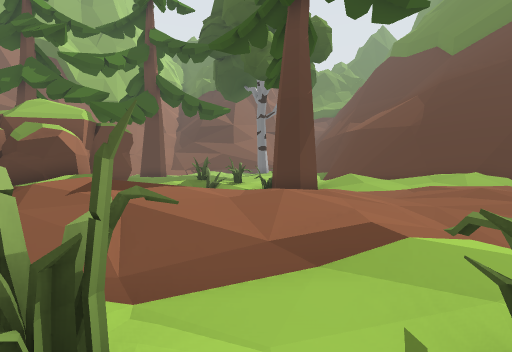
View 1 (above)

24 first-person views from a walk through a scene from a Unity 3-D project. The camera is 1.5 m above the floor, tilts 2° down and sees 90° across. The floor is counted in squares, 2 m on a side. Each view is taken from the middle of a square. On the plan, view 1 faces up. The plan holds only what a view shows up to about 9 squares ahead; the rest is blank. The place goes on beyond the plan. Some animated figures are not drawn.

View 2
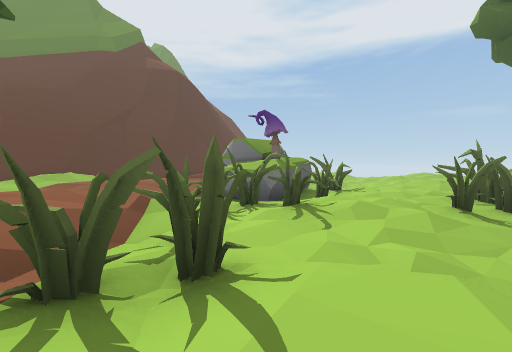

View 3
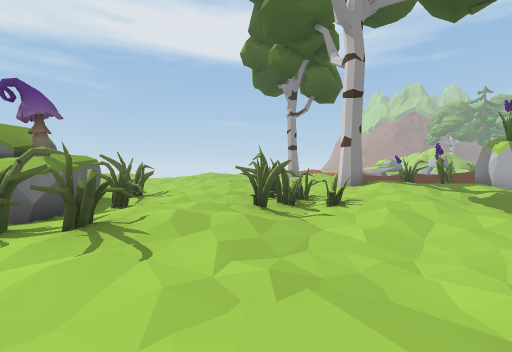

View 4
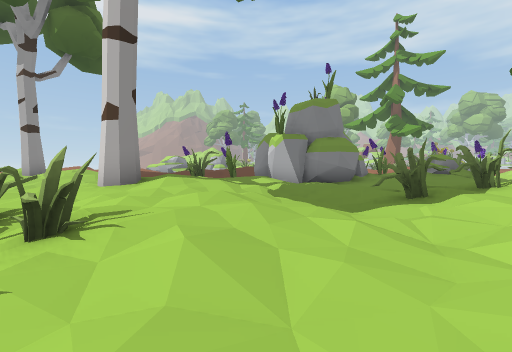

View 5
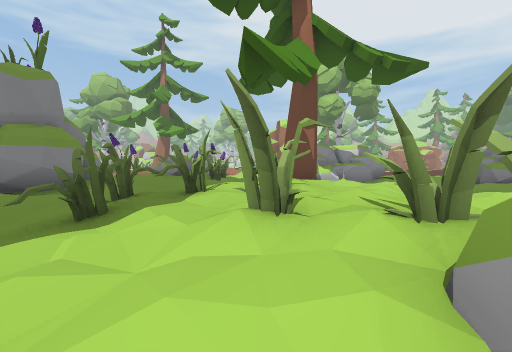

View 6
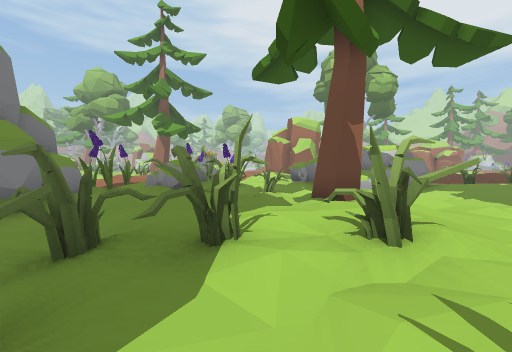

View 7
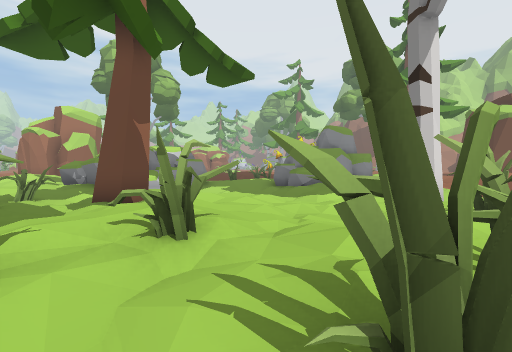

View 8
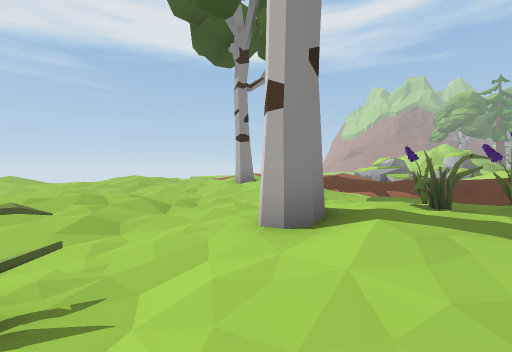

View 9
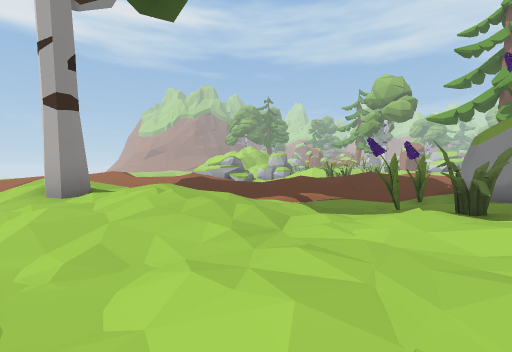

View 10
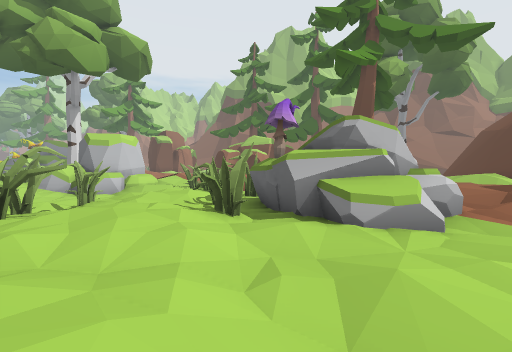

View 11
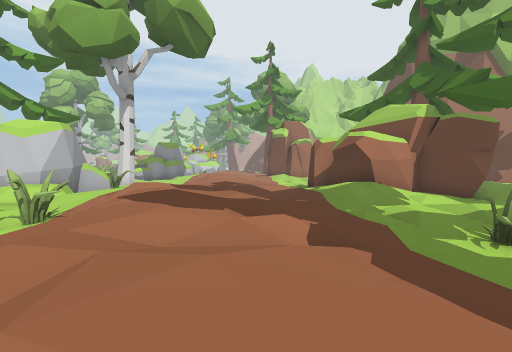

View 12
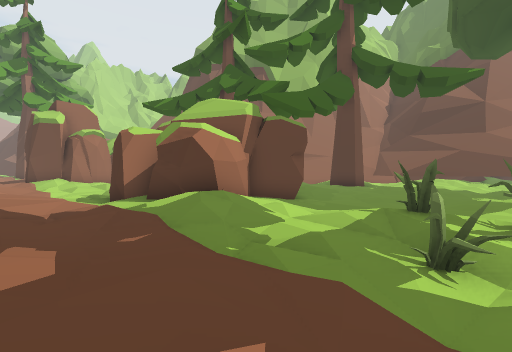

View 13
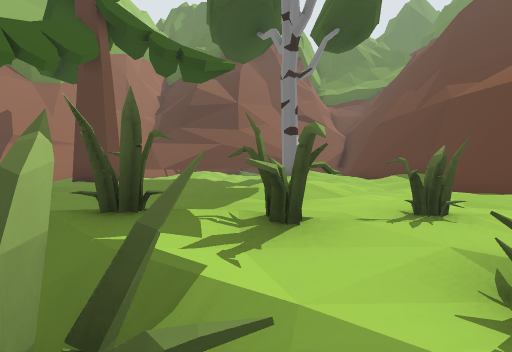

View 14
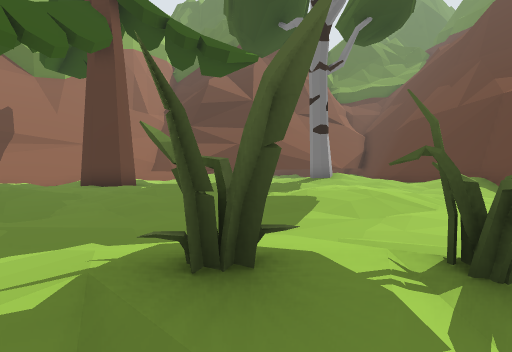

View 15
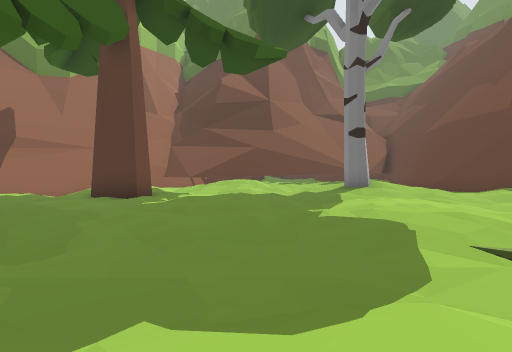

View 16
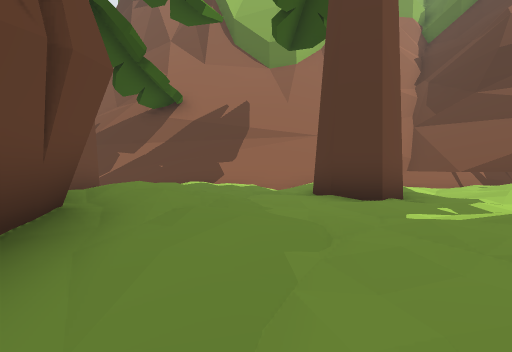

View 17
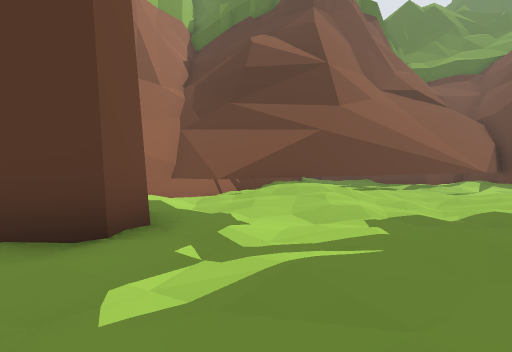

View 18
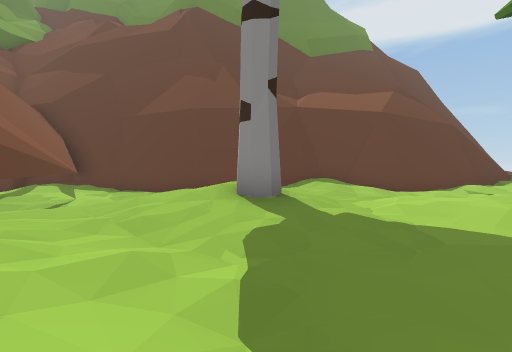

View 19
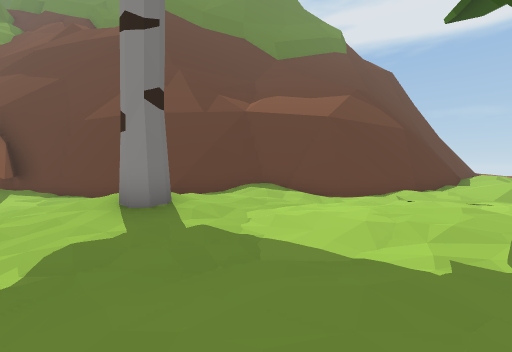

View 20
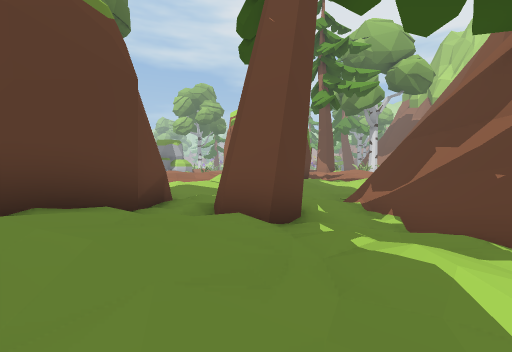

View 21
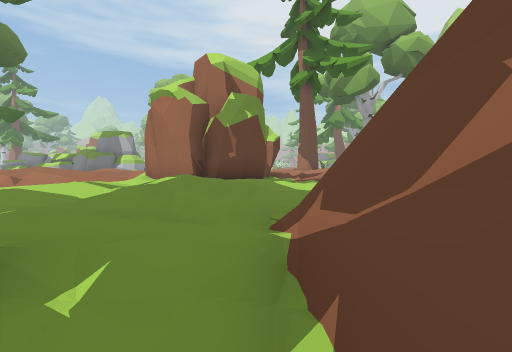

View 22
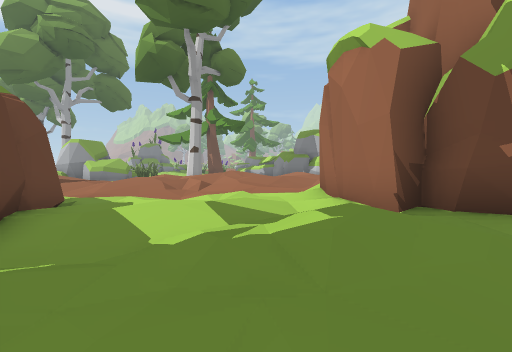

View 23
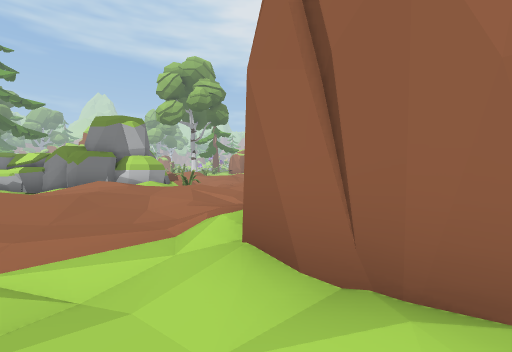

View 24
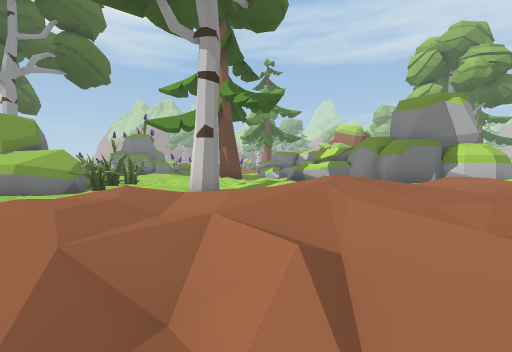

### Floor plan
Key: @ floor where view 1 was taken; # wall or solid block; . main floor; : floor 0.25 m higher than the main floor; - floor 0.25 m lower than the main floor; + floor 0.5 m higher than the main floor; _ floor 0.5 m lower than the main floor; * floor 0.75 m higher than the main floor; % floor 1 m higher than the main floor; & floor 1.25 m higher than the main floor; / step, stairs or slope; = window, fence, low wall or low ledge; ^ raised ledge; R rock.
Columns run from 19 left of view 1 to 7 right of it. Each row starts with its distance up from view 1.
 25                       ###
 24                    ####.#
 23               ######---.#
 22            #####/::....##
 21          # /.:+**:.::::#
 20         ##/ :.::::.+*+:#
 19        ##/: #.....:+**:##
 18       ##::.##..:...:+::/#
 17      ##.::.:..:::...:+:+#
 16     ##/.:::::.:::..::::+#
 15    ##--./++/:.....:+::./#
 14    /-.:#/+//:--...:+:..##
 13  /.//....####----.:::.:##
 12 :./+:...##  ##----..:.:/#
 11 /++*+.-/    #..-::/.#..:#
 10 ##: :::/    #:/.+##:..//+
  9  ##/://.#   #//:////#//*+/#
  8   #:..//#####////#--# /+/%/
  7   #/.---/-.::+/::.-.  .:+//
  6   +:/...:.:./+::+:.::+./++:
  5 .:::++/++++//+:/*//+++/
  4 +*:/**/+*+  %***%%*/*++*
  3 ****/&%+*    **+//**+::* **
  2  /*+ //       /+///=/::* +/
  1 //%+          *+/##-# .###/
  0 #//+      -.# #/:..@######-
 -1 ###      :#####/:../#####^.
 -2   ## ..-#:#/  ##--//:###...
 -3    #^+:...:.    -_-.:::/..-
 -4    #^:...../#^^-_/--#:+:.-/
 -5    #/..-...:+#:--.:/##:.::/
 -6   +.-- .:::++//..::.#..:/+
 -7   +/-  .::+*#:/..:::../+**
 -8    .-     +++##--/+/:../++:
 -9        ##./::/#:./+*#::.::.
-10      ^  /..+::.:::++:......
-11      #/.#.#R*/.:.::::...:/.
-12      #:/.. R :###/##../+/+:
-13      ^+/ # #### ####-.:+%+#
-14             ##   ##.-..  :/
-15                 ::..::/: :+
-16                 :+//+++:/
-17                 **/***++*

Where each view was taken, in squares from view 1:
view 1: 0 up, 0 right, facing up
view 2: 0 up, 4 left, facing right
view 3: 0 up, 3 left, facing down-right
view 4: 3 down, 2 left, facing down
view 5: 4 down, 4 left, facing down-left
view 6: 6 down, 5 left, facing down-left
view 7: 6 down, 5 left, facing left
view 8: 6 down, 1 left, facing down-right
view 9: 8 down, 3 right, facing down
view 10: 5 down, 7 right, facing up-left
view 11: 5 up, 2 right, facing left
view 12: 5 up, 1 left, facing up-left
view 13: 8 up, 1 left, facing up
view 14: 9 up, 2 left, facing up
view 15: 10 up, 3 left, facing up
view 16: 13 up, 5 left, facing up-left
view 17: 15 up, 5 left, facing up
view 18: 19 up, 4 left, facing right
view 19: 17 up, 4 left, facing right
view 20: 17 up, 9 left, facing down-left
view 21: 16 up, 13 left, facing down-left
view 22: 13 up, 15 left, facing down
view 23: 9 up, 15 left, facing down-left
view 24: 6 up, 13 left, facing down
